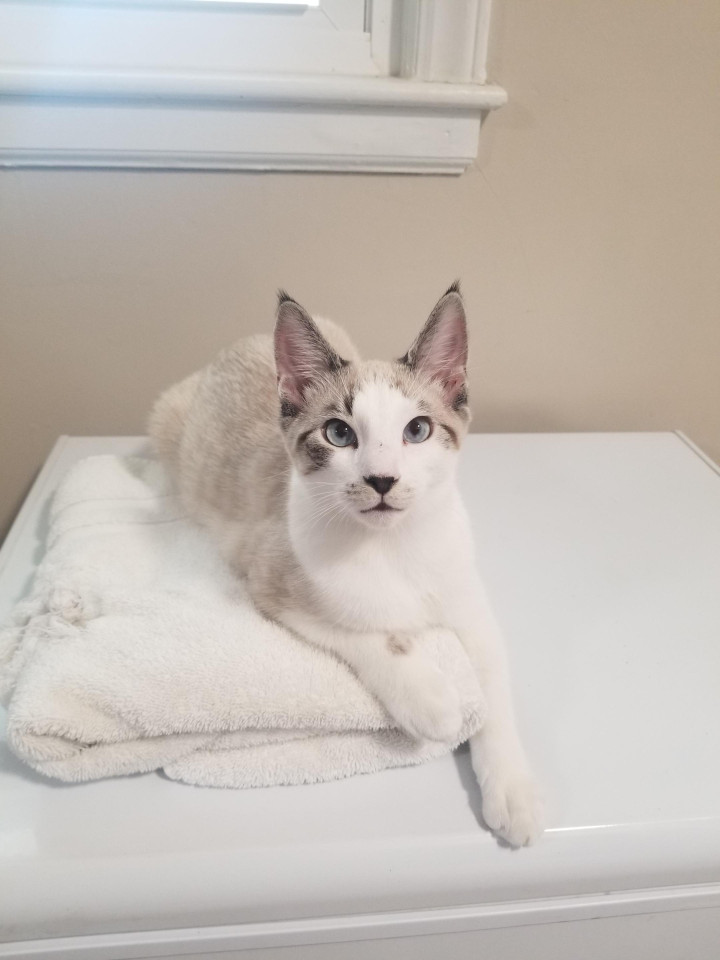
#> input picture cheese/1.jpg, 2160 x 2880 px, given as the content of the folder new/, which was not available (shown at 1/3 size)
$ python converter.py
#> lines starting #> are read from the running program, lines starting #| are printed output that depends on the picture
# Convert images in a folder "new/" to a format that can easily be read by the website
# James Sprague 3-8-2022

from PIL import Image, ImageOps
import os

old_path = "new/"
new_path = "cheese/"
old_dir = os.listdir(old_path)
num_pics = len(os.listdir(new_path)) - 1

for i in old_dir:
    im1 = Image.open(f'{old_path}{i}')
#> im1 is the input picture: PIL image 2160x2880 RGB; mean R, G, B 194.8, 187.2, 180.3
    im1 = im1.convert('RGB')
    im1 = ImageOps.exif_transpose(im1)
    width, height = im1.size
#> width = 2160; height = 2880
    new_size = (width//3, height//3)
#> new_size = (720, 960)
    im1 = im1.resize(new_size)
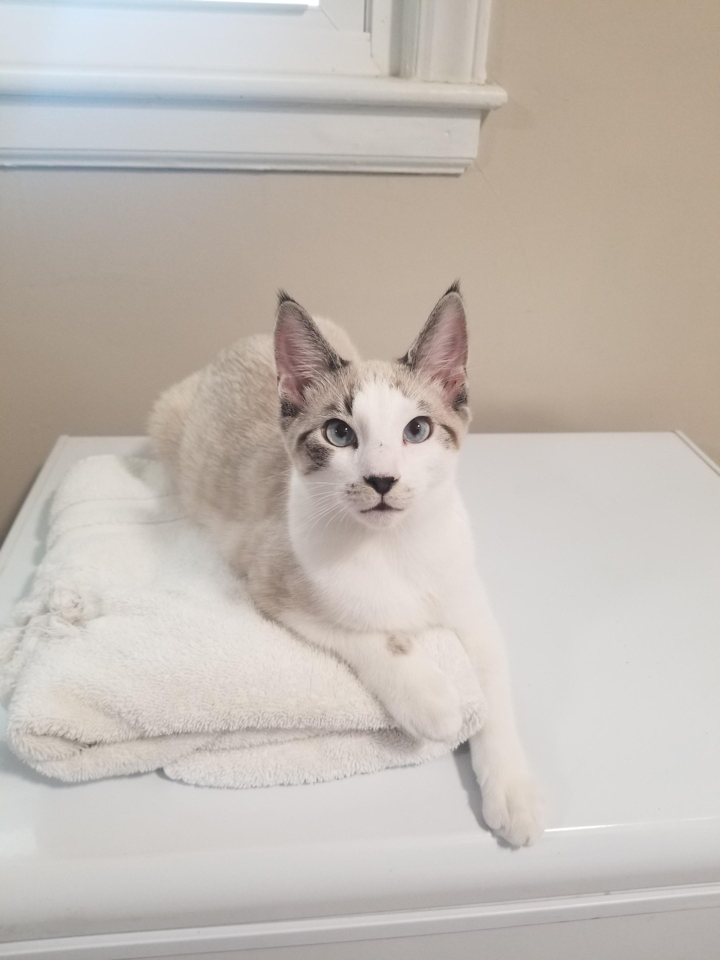
#> im1: PIL image 720x960 RGB; mean R, G, B 194.8, 187.2, 180.3
    num_pics = num_pics + 1
    im1.save(f'{new_path}{num_pics}.jpg')
    os.remove(f'{old_path}{i}')

$ run again, on cheese/102.jpg
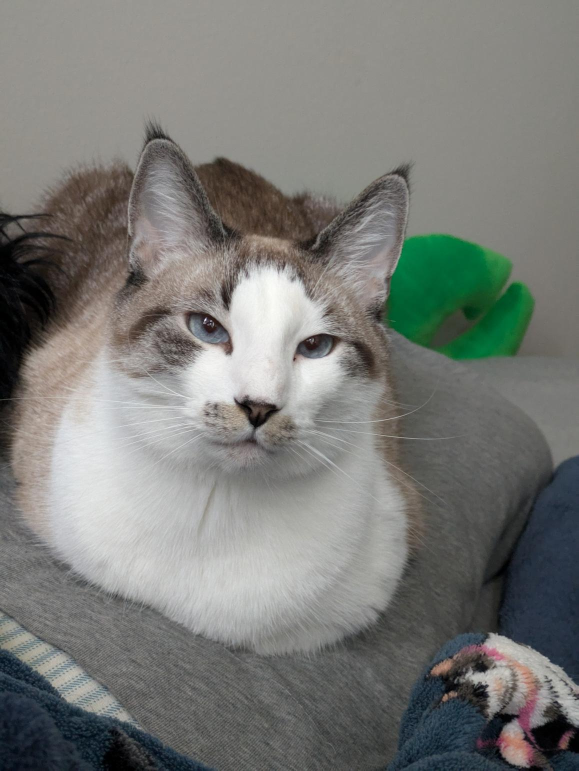
#> input picture cheese/102.jpg, 1157 x 1541 px, given as the content of the folder new/, which was not available (shown at 1/2 size)
#> im1 is the input picture: PIL image 1157x1541 RGB; mean R, G, B 120.9, 122.4, 118.6
#> `im1 = im1.resize(new_size)`:
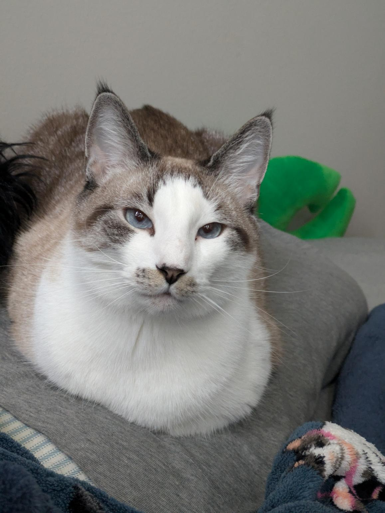
#> im1: PIL image 385x513 RGB; mean R, G, B 120.9, 122.4, 118.6

$ run again, on cheese/103.jpg
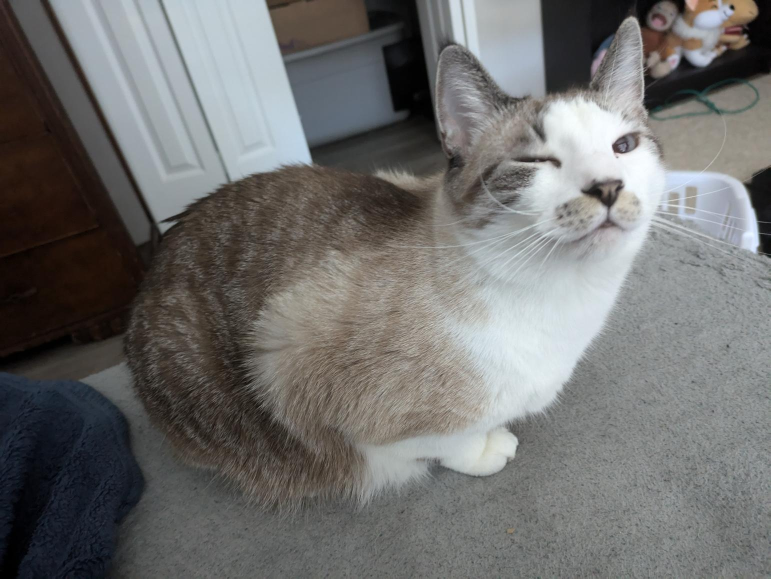
#> input picture cheese/103.jpg, 1541 x 1157 px, given as the content of the folder new/, which was not available (shown at 1/2 size)
#> im1 is the input picture: PIL image 1541x1157 RGB; mean R, G, B 111.4, 111.2, 110.1
#> `im1 = im1.resize(new_size)`:
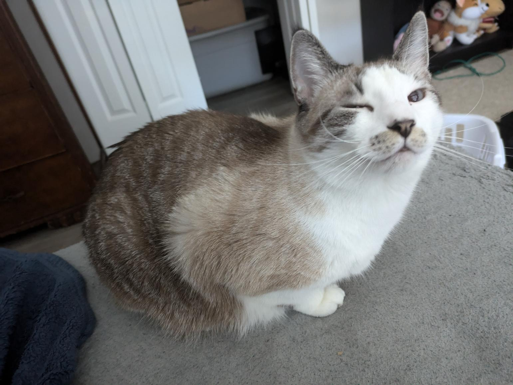
#> im1: PIL image 513x385 RGB; mean R, G, B 111.4, 111.2, 110.1

$ run again, on cheese/106.jpg
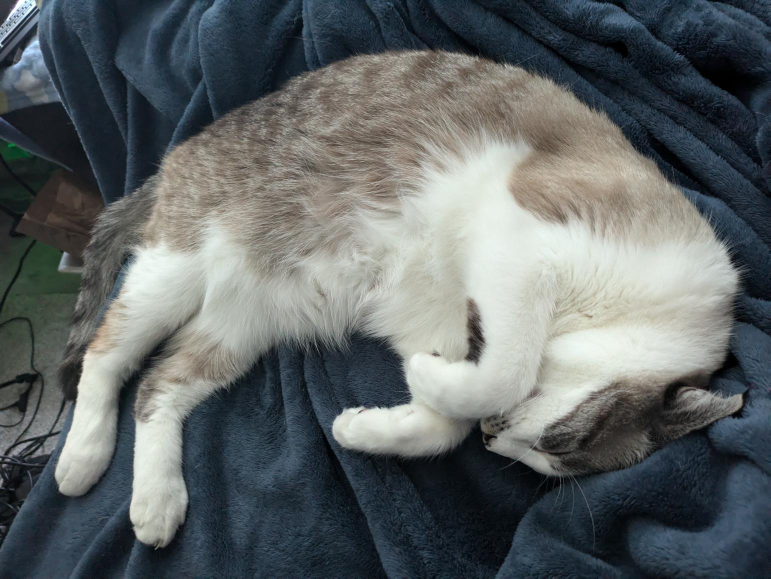
#> input picture cheese/106.jpg, 1541 x 1157 px, given as the content of the folder new/, which was not available (shown at 1/2 size)
#> im1 is the input picture: PIL image 1541x1157 RGB; mean R, G, B 96.3, 102, 103
#> `im1 = im1.resize(new_size)`:
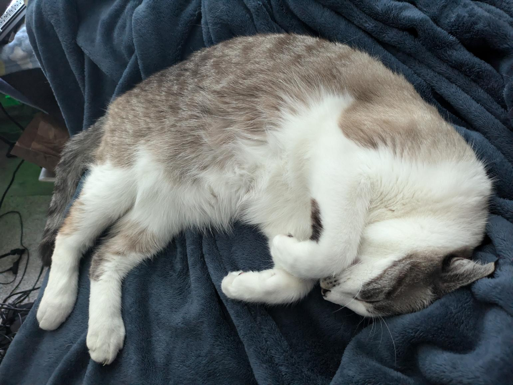
#> im1: PIL image 513x385 RGB; mean R, G, B 96.3, 102, 103
